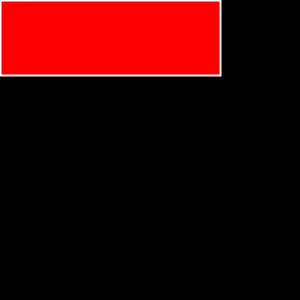
Frame 1 (no input)
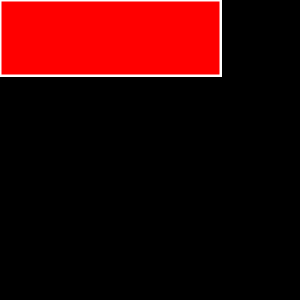
Frame 60 (the mouse pressed at the canvas centre just before this capture)
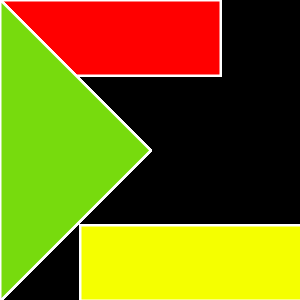
Frame 120 (the mouse held since frame 60 and released just before this capture)

The Processing sketch that drew these frames (run headless with seeded random() and noise(); from frame 60 on, the mouse is pressed at the canvas centre):

// Processing sketch: processing_36338
// ── processing_36338.pde

//Homework 3.1.1_Conditional Composition
//Created by Adrianne Blossom
//September 7, 2011

//This code creates an abstract composition using conditionals which change how the rectangles and triangles overlap each other in the sketch.

void setup() {
  size(300, 300);
  background(0, 0, 0);
}

void draw() {

  stroke(255, 255, 255); //Remember: Effects all of the figures strokes.
  strokeWeight(2);


  if (mouseY < height/4) {
    fill(255, 0, 0);
    rect(0, 0, 220, height/4);
  }  //Top red rectangle

  else if (mouseY > height/4) {
    fill(245, 255, 0);
    rect(80, 3*height/4, width, height/4);  //Bottom yellow rectangle

    if (mouseX < 3*width/4) {
      fill(119, 219, 13);
      triangle(0, 0, 0, height, width/2, height/2);
    }  //Right blue triangle

    else if (mouseX > width/4) {
      fill(0, 0, 255);
      triangle(width, 0, width, height, width/2, height/2);
    }  //Left green triangle
  }
}
